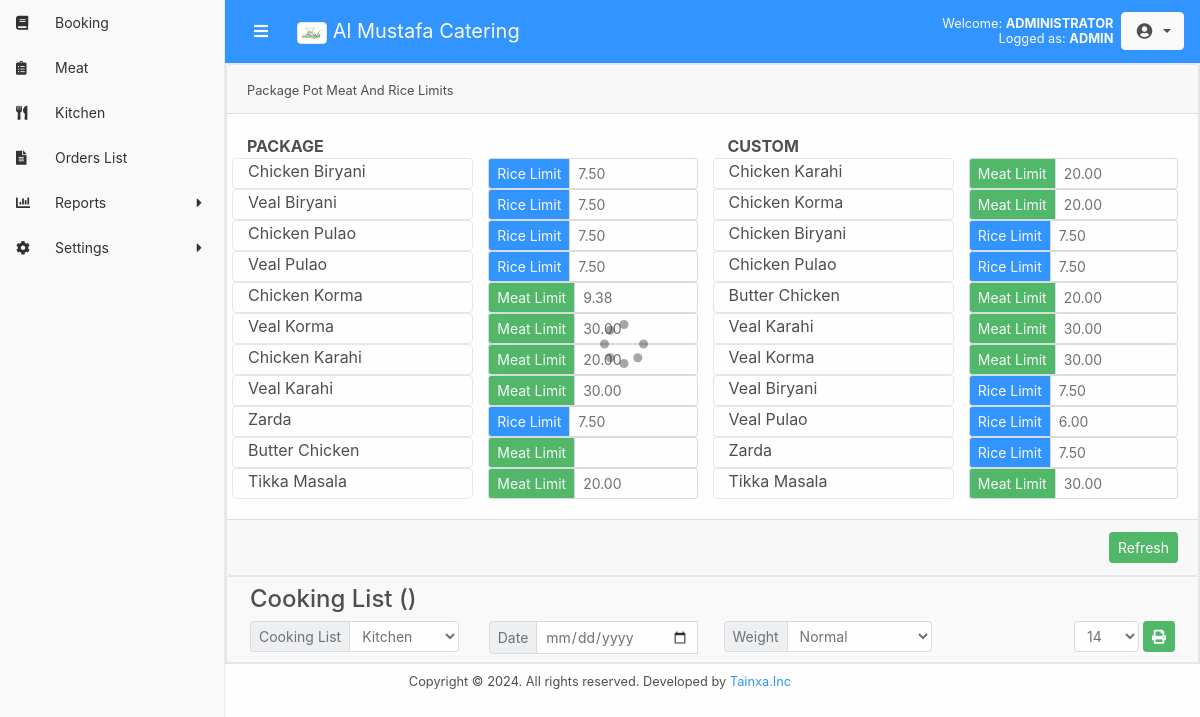
The app's page /kitchen.php (signed in), older data.
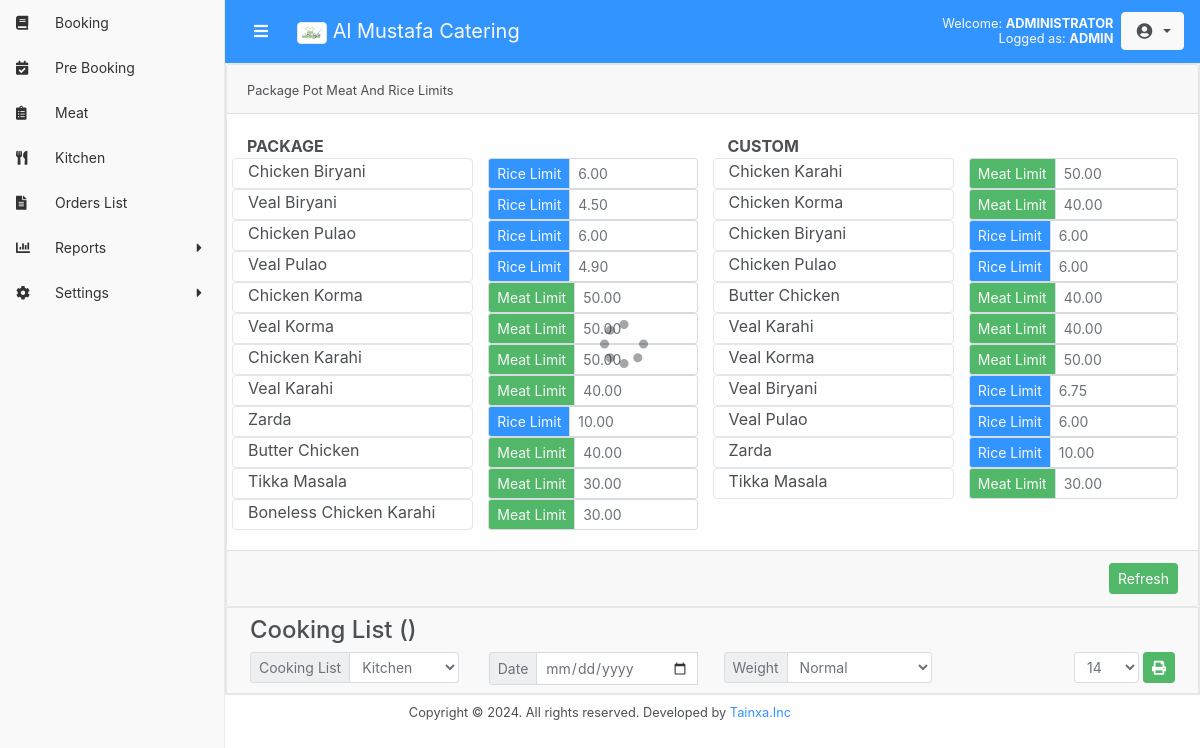
The same page, newer data.
### tables this page shows
CREATE TABLE `sidebar` (
  `id` int(10) NOT NULL,
  `name` varchar(50) DEFAULT NULL,
  `admin` tinyint(4) DEFAULT NULL,
  `operator` tinyint(4) DEFAULT NULL,
  `chef` tinyint(4) DEFAULT NULL,
  `tandoor` tinyint(4) DEFAULT NULL,
  `manager` tinyint(4) DEFAULT NULL,
  `link` varchar(50) DEFAULT NULL,
  `allow` tinyint(4) DEFAULT NULL,
  `icon` varchar(50) DEFAULT NULL,
  `submenu` tinyint(4) DEFAULT NULL,
  `super` tinyint(3) UNSIGNED NOT NULL DEFAULT 0
);

CREATE TABLE `food_package_items` (
  `id` int(11) NOT NULL,
  `name` varchar(100) NOT NULL,
  `rank` int(10) UNSIGNED DEFAULT NULL,
  `list` tinyint(4) NOT NULL DEFAULT 1,
  `food_cat_id` int(11) NOT NULL,
  `pp` tinyint(4) NOT NULL DEFAULT 0,
  `is_extra` tinyint(3) UNSIGNED DEFAULT 0,
  `reduce` decimal(10,2) DEFAULT 0.00,
  `increase` decimal(10,2) DEFAULT 0.00,
  `tspan` tinyint(3) UNSIGNED DEFAULT 4,
  `mr_cal` tinyint(3) UNSIGNED DEFAULT NULL,
  `is_meat_cal` tinyint(3) UNSIGNED DEFAULT NULL,
  `is_rice_cal` tinyint(3) UNSIGNED DEFAULT NULL,
  `rice_type` tinyint(4) DEFAULT NULL,
  `mr_limit_id` int(10) UNSIGNED DEFAULT NULL,
  `ingredient_id` int(11) DEFAULT NULL,
  `extra_price` decimal(5,2) UNSIGNED DEFAULT NULL,
  `selected` tinyint(4) DEFAULT NULL,
  `visible` tinyint(4) NOT NULL DEFAULT 1
);

CREATE TABLE `mr_limits` (
  `id` int(11) NOT NULL,
  `meat_lg` decimal(10,3) UNSIGNED DEFAULT NULL,
  `meat_md` decimal(10,3) UNSIGNED DEFAULT NULL,
  `meat_sm` decimal(10,3) UNSIGNED DEFAULT NULL,
  `rice_lg` decimal(10,3) UNSIGNED DEFAULT NULL,
  `rice_md` decimal(10,3) UNSIGNED DEFAULT NULL,
  `rice_sm` decimal(10,3) UNSIGNED DEFAULT NULL,
  `meat_limit` decimal(5,2) UNSIGNED DEFAULT NULL,
  `rice_limit` decimal(5,2) UNSIGNED DEFAULT NULL
);

CREATE TABLE `food_custom_items` (
  `id` int(11) NOT NULL,
  `name` varchar(100) NOT NULL,
  `rank` int(10) UNSIGNED DEFAULT NULL,
  `food_custom` int(11) NOT NULL,
  `sm_price` decimal(10,2) DEFAULT NULL,
  `md_price` decimal(10,2) DEFAULT NULL,
  `lg_price` decimal(10,2) DEFAULT NULL,
  `price` decimal(10,2) UNSIGNED DEFAULT NULL,
  `tspan` tinyint(3) UNSIGNED DEFAULT 4,
  `mr_cal` tinyint(3) UNSIGNED DEFAULT NULL,
  `is_meat_cal` tinyint(3) UNSIGNED DEFAULT NULL,
  `is_rice_cal` tinyint(3) UNSIGNED DEFAULT NULL,
  `rice_type` tinyint(4) DEFAULT NULL,
  `mr_limit_id` int(10) UNSIGNED DEFAULT NULL,
  `ingredient_id` int(11) DEFAULT NULL,
  `pp` tinyint(4) NOT NULL DEFAULT 0,
  `lg_min` tinyint(3) UNSIGNED DEFAULT NULL,
  `lg_max` tinyint(3) UNSIGNED DEFAULT NULL,
  `md_min` tinyint(3) UNSIGNED DEFAULT NULL,
  `md_max` tinyint(3) UNSIGNED DEFAULT NULL,
  `sm_min` tinyint(3) UNSIGNED DEFAULT NULL,
  `sm_max` tinyint(3) UNSIGNED DEFAULT NULL,
  `list` tinyint(4) NOT NULL DEFAULT 1,
  `visible` tinyint(4) NOT NULL DEFAULT 1
);

### inc/build.php (called while the page is built, shortened)
<?php
	$sb=1;
	function q($qry){	if($rs=mysqli_query($GLOBALS['conn'], $qry)){return $rs;	}else{	die("<b>Die:</b>".$qry);	}}
?>

### kitchen.php (the view, shortened to what this page needs)
<?php include "inc/top.php"; ?>
<div class="container-fluid border">
	<div class="row">
		<div class="col-md-12 p-0">
			<div class="card d-print-none">
				<div class="card-header">
					<small>Package Pot Meat And Rice Limits</small>
				</div>
				<div class="card-body">
					<div class="row">
						<div class="col-lg-6 col-sm-12 rounded">
						<div class="font-weight-bold">PACKAGE</div>
							<?php $rs = q("select * from food_package_items left join mr_limits on mr_limit_id = mr_limits.id where is_meat_cal=1 or is_rice_cal=1;");
							while($r = mysqli_fetch_array($rs)){ ?>
							<div class="row">
								<div class="col border rounded text-capitalize">
									<?=$r['name']?>
								</div>
								<div class="col">
									<div class="input-group input-group-sm">
										<?php if($r['is_meat_cal']){ ?>
										<div class="input-group-prepend">
										    <span class="input-group-text bg-success text-light">Meat Limit</span>
										</div>
										<input type="number" min="0" step="any" id="meat_limit<?=$r['id']?>" value="<?=$r['meat_limit']?>" data-id="<?=$r['id']?>" data-clm="meat_limit" data-old="<?=$r['meat_limit']?>" class="mr_limit form-control">
										<?php } if($r['is_rice_cal']){ ?>
										<div class="input-group-prepend">
										    <span class="input-group-text bg-primary text-light">Rice Limit</span>
										</div>
										<input type="number" min="0" step="any" id="rice_limit<?=$r['id']?>" value="<?=$r['rice_limit']?>" data-id="<?=$r['id']?>" data-clm="rice_limit" data-old="<?=$r['rice_limit']?>" class="mr_limit form-control">
										<?php } ?>
									</div>
								</div>
							</div>
							<?php } ?>
						</div>
						<div class="col-lg-6 col-sm-12 rounded">
						<div class="font-weight-bold">CUSTOM</div>
							<?php $rs = q("select * from food_custom_items left join mr_limits on mr_limit_id = mr_limits.id where is_meat_cal=1 or is_rice_cal=1;");
							while($r = mysqli_fetch_array($rs)){ ?>
							<div class="row">
								<div class="col border rounded text-capitalize">
									<?=$r['name']?>
								</div>
								<div class="col">
									<div class="input-group input-group-sm">
										<?php if($r['is_meat_cal']){ ?>
										<div class="input-group-prepend">
										    <span class="input-group-text bg-success text-light">Meat Limit</span>
										</div>
										<input type="number" min="0" step="any" id="meat_limit<?=$r['id']?>" value="<?=$r['meat_limit']?>" data-id="<?=$r['id']?>" data-clm="meat_limit" data-old="<?=$r['meat_limit']?>" class="mr_limit form-control">
										<?php } if($r['is_rice_cal']){ ?>
										<div class="input-group-prepend">
										    <span class="input-group-text bg-primary text-light">Rice Limit</span>
										</div>
										<input type="number" min="0" step="any" id="rice_limit<?=$r['id']?>" value="<?=$r['rice_limit']?>" data-id="<?=$r['id']?>" data-clm="rice_limit" data-old="<?=$r['rice_limit']?>" class="mr_limit form-control">
										<?php } ?>
									</div>
								</div>
							</div>
							<?php } ?>
						</div>
					</div>
				</div>
				<div class="card-footer">
					<button onclick="update_and_refresh_mr_limits(this)" class="btn btn-sm btn-success float-right">Refresh</button>
				</div>
			</div>
			<div class="row bg-light border m-0 p-2">
				<div class="col-12">
					<h4 class="">Cooking List (<span id="date-selected"></span>)</h4>
				</div>
				<div class="col-lg-3 col-md-3 col-sm-12 d-print-none">
					<div class="input-group input-group-sm">
						<div class="input-group-prepend">
						    <span class="input-group-text">Cooking List</span>
						</div>
						<select name="list" id="list" class="form-control" onchange="order_list_kitchen()">
							<?php $listrs = q("select * from kitchen_list where {$type}=1");
							while($li = mysqli_fetch_array($listrs)){ ?>
							<option value="<?=$li['fun']?>"><?=$li['name']?></option>
							<?php } ?>
						</select>
					</div>
				</div>
				<div class="col-lg-3 col-md-3 col-sm-12 d-print-none">
					<div class="input-group input-group-sm">
						<div class="input-group-prepend">
						    <span class="input-group-text">Date</span>
						</div>
						<input type="date" id="delivery_time" onchange="order_list_kitchen()" class="form-control filter">
					</div>
				</div>
				<div class="col-lg-3 col-md-3 col-sm-12 d-print-none">
					<div class="input-group input-group-sm float-right mx-1">
						<div class="input-group-prepend">
							<span class="input-group-text">Weight</span>
						</div>
						<select id="weight" class="form-control" onchange="bold_font(this)">
							<option value="1">Normal</option>
						</select>
					</div>
				</div>
				<div class="col-lg-3 col-md-3 col-sm-12 d-print-none text-right">
					<button onclick="window.print()" class="btn btn-sm btn-success float-right"><i class="fa fa-print"></i></button>
					<div class="input-group input-group-sm float-right mx-1" style="width: 65px;">
						<select id="font" class="form-control" onchange="change_font_size(this)">
							<option value="14" selected="selected">14</option>
						</select>
					</div>
				</div>
			</div>
		</div>
	</div>
</div>
<?php include "inc/btm.php"; ?>

### inc/top.php (shortened to what this page needs)
<?php session_start();
    $fname = $_SESSION['fname'];
include "inc/build.php";
?>
<!DOCTYPE html>
<html>
<head>
  <link rel="stylesheet" type="text/css" media="print" href="css/print.css">
  <link rel="stylesheet" href="bootstrap/css/bootstrap.css">
  <link rel="stylesheet" href="bootstrap/css/fontawesome.css">
  <link rel="stylesheet" type="text/css" href="css/common.css">
  <link rel="stylesheet" type="text/css" href="style.css">
  <link rel="stylesheet" type="text/css" href="plugin/typeahead/jquery.typeahead.min.css">
</head>
<body id="page-top" onload="ready()">
  <div id="wrapper" class="wrapper <?php if(!$sb) echo 'pl-0'; ?>">
  	<nav class="navbar navbar-expand bg-primary static-top">
      <button class="btn btn-primary text-white order-1 order-sm-0 mr-3" onclick="sidebar_tgl_session()" id="sidebarToggle">
        <i class="fas fa-bars"></i>
  		</button>
     	<a class="navbar-brand mr-1 text-light" href="index.php">
  			<img src="pics/logo.png" width="30" alt="" class="img-thumbnail">
	     	Al Mustafa Catering
	    </a>
  		<div class="row w-100 m-0 d-none d-sm-flex">
        <div class="col p-2">
          <h6 class="text-light text-nowrap mb-0 small text-right">Welcome: <span class="text-uppercase font-weight-bold"><?=$fname?></span><br>Logged as: <span class="text-uppercase font-weight-bold"><?=$type?></span></h6>
        </div>
      </div>
    	<ul class="navbar-nav float-right">
	        <li class="nav-item dropdown no-arrow">
	        	<a class="btn btn-light dropdown-toggle" href="#" id="userDropdown" role="button" data-toggle="dropdown" aria-haspopup="true" aria-expanded="false">
	    			<i class="fas fa-user-circle fa-fw"></i>
	        	</a>
	        </li>
    	</ul>
    </nav>
    <?php include 'sidebar.php'; ?>
  	<div id="content-wrapper" class="content-wrapper">

### inc/sidebar.php (shortened to what this page needs)
<div id="sidebar-wrapper" class="d-print-none <?php if(!$sb) echo 'sidebar-toggled'; ?>">
    <aside id="sidebar">
        <ul id="sidemenu" class="sidebar-nav">
            <?php $sbrs = q("select * from sidebar where {$type}=1 and allow=1");
            while($sb = mysqli_fetch_array($sbrs)){ ?>
            <li>
                <?php if ($sb['submenu']) { ?>
                <a class="accordion-toggle collapsed toggle-switch" data-toggle="collapse" href="#<?=$sb['link']?>">
               <?php }else{ ?>
                <a href="<?=$sb['link']?>">
               <?php } ?>
                    <span class="sidebar-icon"><i class="<?=$sb['icon']?>" aria-hidden="true"></i></span>
                    <span class="sidebar-title"><?=$sb['name']?></span>
                    <?php if ($sb['submenu']) { ?>
                        <i class="fa fa-caret-right caret"></i>
                   <?php } ?>
                </a>
            </li>
           <?php } ?>
        </ul>
    </aside>
</div>

### inc/btm.php (shortened to what this page needs)
    	</div>
    </div>
<footer class="text-center small py-2 d-print-none">
	<span class="d-block">Copyright &copy; <?php echo date('Y') ?>. All rights reserved. Developed by <a href="https://tainxa.com" target="_blank">Tainxa.Inc</a></span>
</footer>
</body>
</html>

### css/common.css (style rules this page uses)
a, a:hover { text-decoration: none; }
.navbar { background-color: #eb2e35; border-color: #eb2e35; }
#wrapper { padding-top: 0px; padding-left: 0; -webkit-transition: all .5s ease; -moz-transition: all .5s ease; -o-transition: all .5s ease; transition: all .5s ease; }
@media (min-width: 992px) { #wrapper { padding-left: 225px; } }
@media (min-width: 992px) { #wrapper #sidebar-wrapper { width: 225px; } }
#sidebar-wrapper { border-right: 1px solid #e7e7e7; }
#sidebar-wrapper { z-index: 1000; position: fixed; top: 0; left: 225px; width: 0; height: 100%; margin-left: -225px; overflow-y: auto; background-color: #f8f8f8; -webkit-transition: all .5s ease; -moz-transition: all .5s ease; -o-transition: all .5s ease; transition: all .5s ease; }
#sidebar-wrapper .sidebar-nav { position: absolute; top: 0; width: 225px; font-size: 14px; margin: 0; padding: 0; list-style: none; background-color: #007BFF !important; }
.sidebar-nav>li>a>i { transition: 0.2s !important; }
#sidebar-wrapper .sidebar-nav li { text-indent: 0; line-height: 45px; }
#sidebar-wrapper .sidebar-nav li a { display: block; text-decoration: none; color: #000; }
#sidebar-wrapper .sidebar-nav li a .sidebar-icon { width: 45px; height: 45px; font-size: 14px; padding: 0 2px; display: inline-block; text-indent: 7px; margin-right: 10px; color: #000; float: left; }
#sidebar-wrapper .sidebar-nav li a .caret { position: absolute; right: 23px; top: auto; margin-top: 16px; }
.sidebar-nav li a { background: #f8f8f8; color: #000 !important; }

### style.css (style rules this page uses)
html { margin: 0 !important; padding: 0 !important; }
.container-fluid { min-height: 600px; }

Row changes from the older to the newer data that the page shows:
added sidebar: name "Pre Booking"
changed through a linked row, food_package_items "Chicken Biryani": mr_limit.rice_limit "7.50" → "6.00"
changed through a linked row, food_package_items "Veal Biryani": mr_limit.rice_limit "7.50" → "4.50"
changed through a linked row, food_package_items "Chicken Pulao": mr_limit.rice_limit "7.50" → "6.00"
changed through a linked row, food_package_items "Veal Pulao": mr_limit.rice_limit "7.50" → "4.90"
changed through a linked row, food_package_items "Chicken Korma": mr_limit.meat_limit "9.38" → "50.00"
changed through a linked row, food_package_items "Veal Korma": mr_limit.meat_limit "30.00" → "50.00"
changed through a linked row, food_package_items "Chicken Karahi": mr_limit.meat_limit "20.00" → "50.00"
changed through a linked row, food_package_items "Veal Karahi": mr_limit.meat_limit "30.00" → "40.00"
changed through a linked row, food_package_items "Zarda": mr_limit.rice_limit "7.50" → "10.00"
changed food_package_items "Butter Chicken": mr_limit.meat_limit (not shown) → "40.00"
changed through a linked row, food_package_items "Tikka Masala": mr_limit.meat_limit "20.00" → "30.00"
added food_package_items: name "Boneless Chicken Karahi", mr_limit.meat_limit "30.00"
changed food_custom_items "Chicken Karahi": mr_limit.meat_limit "20.00" → "50.00"
changed food_custom_items "Chicken Korma": mr_limit.meat_limit "20.00" → "40.00"
changed food_custom_items "Chicken Biryani": mr_limit.rice_limit "7.50" → "6.00"
changed food_custom_items "Chicken Pulao": mr_limit.rice_limit "7.50" → "6.00"
changed food_custom_items "Butter Chicken": mr_limit.meat_limit "20.00" → "40.00"
changed food_custom_items "Veal Karahi": mr_limit.meat_limit "30.00" → "40.00"
changed food_custom_items "Veal Korma": mr_limit.meat_limit "30.00" → "50.00"
changed food_custom_items "Veal Biryani": mr_limit.rice_limit "7.50" → "6.75"
changed food_custom_items "Zarda": mr_limit.rice_limit "7.50" → "10.00"
